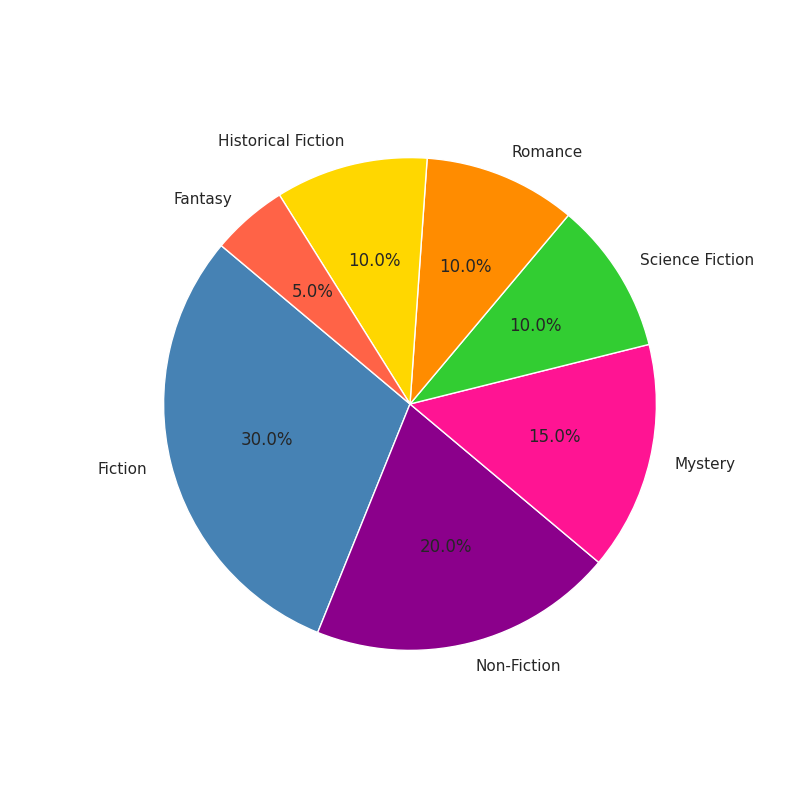

Reproduce this figure in Python.
import matplotlib.pyplot as plt

# Data Preparation
genres = ['Fiction', 'Non-Fiction', 'Mystery', 'Science Fiction', 'Romance', 'Historical Fiction', 'Fantasy']
overall_preference = [30, 20, 15, 10, 10, 10, 5]

# Predefined colors for each genre
genre_colors = ['#4682B4', '#8B008B', '#FF1493', '#32CD32', '#FF8C00', '#FFD700', '#FF6347']

# Plotting the base pie chart without stylistic elements
fig, ax = plt.subplots(figsize=(8, 8))
ax.pie(overall_preference, labels=genres, colors=genre_colors, startangle=140, autopct='%1.1f%%')

# Show the plot
plt.show()
